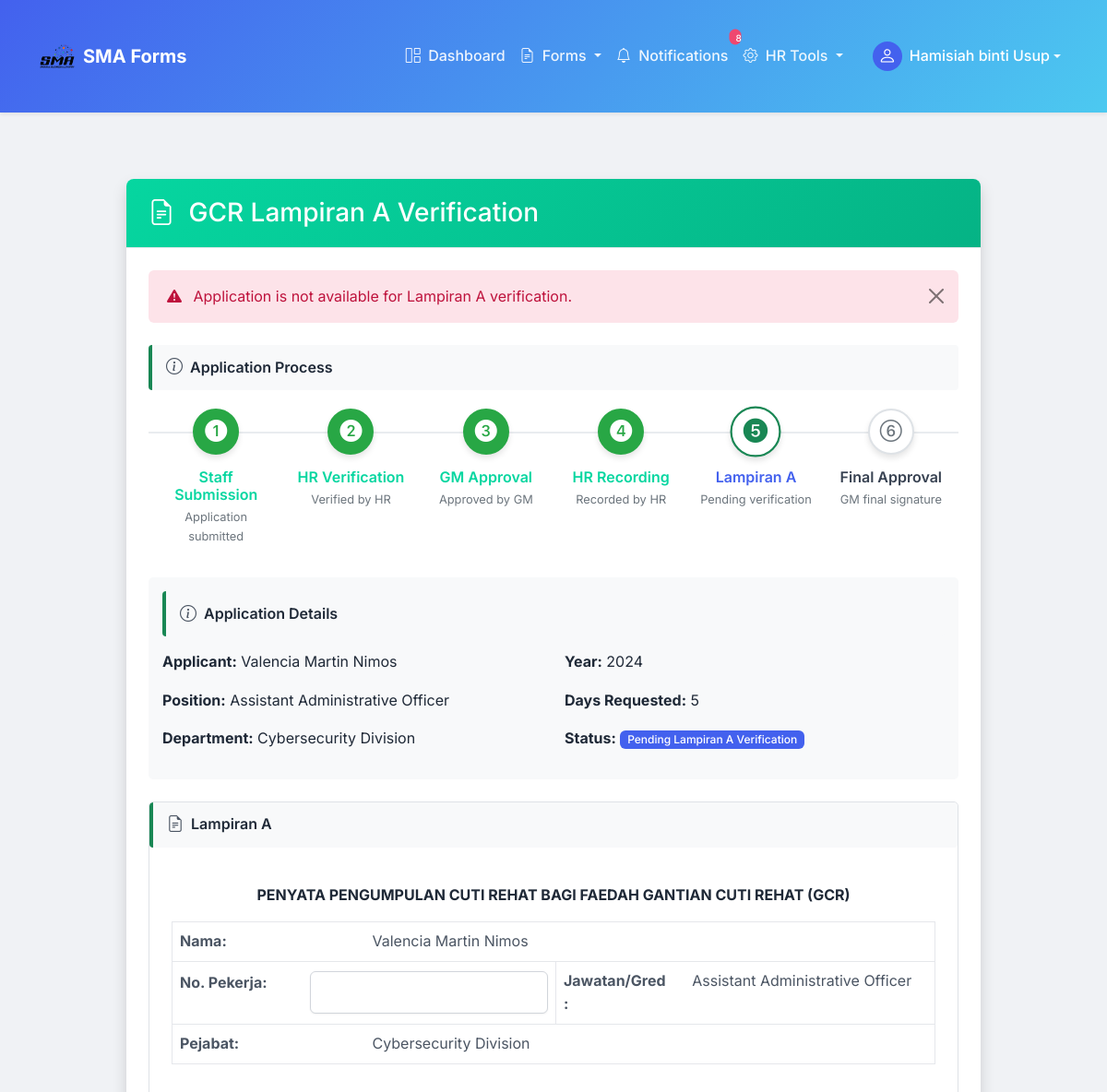
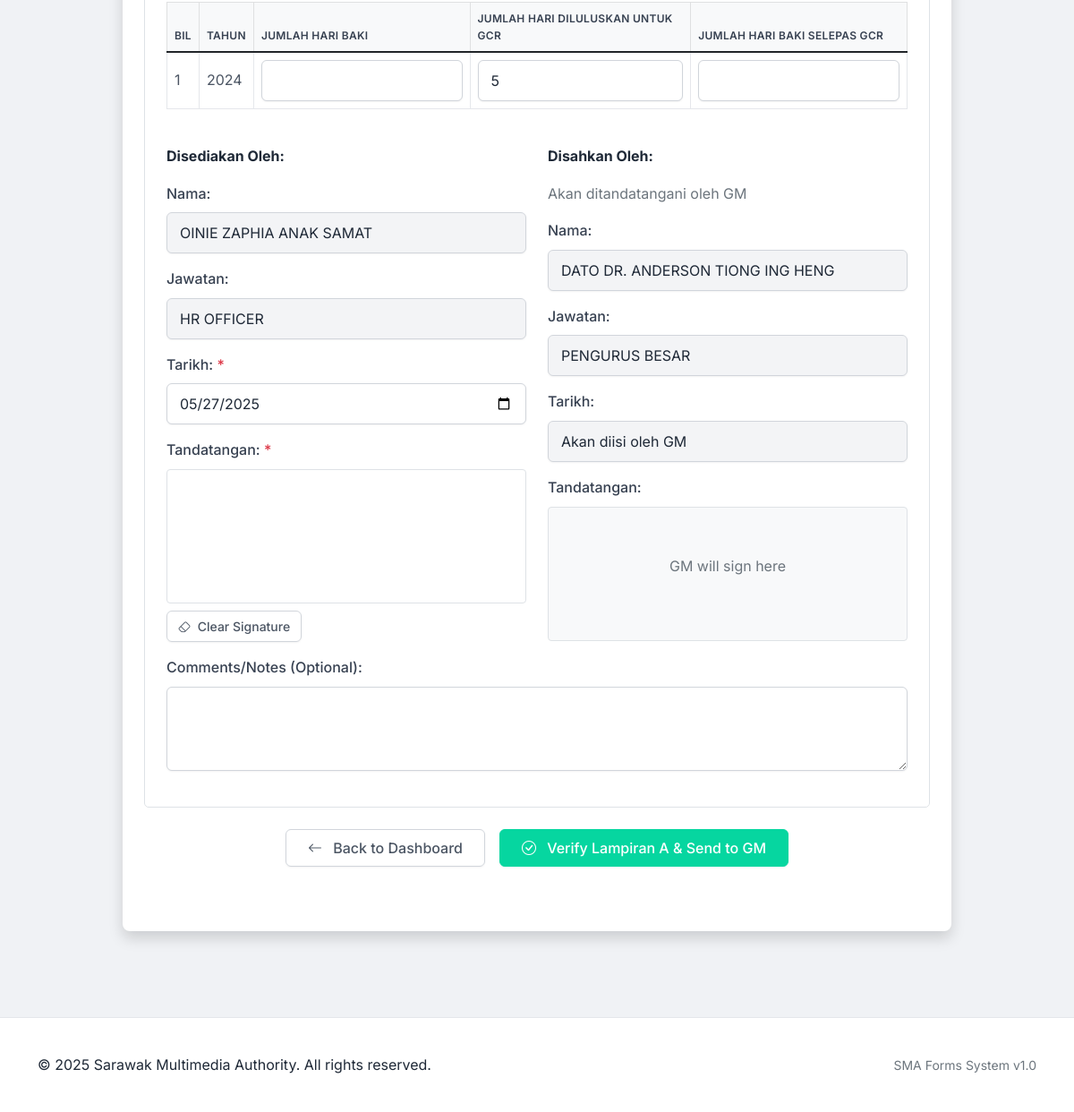
The page /gcr_hr3_verification.php?id=9 (signed in) on the database its author committed (2 pictures, top to bottom).
### tables this page shows
CREATE TABLE `gcr_applications` (
  `id` int(11) NOT NULL,
  `user_id` int(11) NOT NULL,
  `year` int(11) NOT NULL,
  `applicant_name` varchar(100) NOT NULL,
  `applicant_position` varchar(100) NOT NULL,
  `applicant_department` varchar(100) NOT NULL,
  `days_requested` int(11) NOT NULL,
  `signature_data` text NOT NULL,
  `status` enum('pending_submission','pending_hr1','pending_gm','pending_hr2','pending_hr3','pending_gm_final','approved','rejected') NOT NULL DEFAULT 'pending_submission',
  `hr1_id` int(11) DEFAULT NULL,
  `hr1_signature` text DEFAULT NULL,
  `hr1_date` date DEFAULT NULL,
  `gm_decision` enum('approved','rejected') DEFAULT NULL,
  `gm_signature` text DEFAULT NULL,
  `gm_rejection_reason` text DEFAULT NULL,
  `gm_days_approved` int(11) DEFAULT NULL,
  `gm_date` date DEFAULT NULL,
  `hr2_id` int(11) DEFAULT NULL,
  `hr2_signature` text DEFAULT NULL,
  `hr2_date` date DEFAULT NULL,
  `created_at` timestamp NOT NULL DEFAULT current_timestamp(),
  `updated_at` timestamp NOT NULL DEFAULT current_timestamp() ON UPDATE current_timestamp(),
  `gm_comments` text DEFAULT NULL,
  `hr3_id` int(11) DEFAULT NULL,
  `hr3_signature` longtext DEFAULT NULL,
  `hr3_date` date DEFAULT NULL,
  `gm_final_id` int(11) DEFAULT NULL,
  `gm_final_signature` longtext DEFAULT NULL,
  `gm_final_date` date DEFAULT NULL
);

### gcr_hr3_verification.php (the view, shortened to what the rows shown need)
<?php
require_once 'config.php';
require_once 'gcr_controller.php';
$controller = new GCRController();
$error_message = '';
$application_id = isset($_GET['id']) ? intval($_GET['id']) : 0;
if ($application_id > 0) {
    $application = $controller->getApplication($application_id);
    if (!$application || $application['status'] !== 'pending_hr3') {
        $error_message = "Application is not available for Lampiran A verification.";
    }
}
?>
<?php include 'header.php'; ?>
<div class="container my-5">
    <div class="row">
        <div class="col-lg-10 mx-auto">
            <div class="card shadow">
                <div class="card-body">
                    <?php if ($error_message): ?>
                        <div class="alert alert-danger alert-dismissible fade show" role="alert">
                            <i class="bi bi-exclamation-triangle-fill me-2"></i> <?php echo $error_message; ?>
                            <button type="button" class="btn-close" data-bs-dismiss="alert" aria-label="Close"></button>
                        </div>
                    <?php endif; ?>
                    <div class="process-container mb-4">
                        <div class="section-header">
                        </div>
                        <div class="process-steps">
                        </div>
                    </div>
                    <?php if ($application): ?>
                    <div class="application-info mb-4">
                        <div class="section-header">
                            <i class="bi bi-info-circle me-2"></i> Application Details
                        </div>
                        <div class="row">
                            <div class="col-md-6">
                                <p><strong>Applicant:</strong> <?php echo htmlspecialchars($application['applicant_name']); ?></p>
                                <p><strong>Position:</strong> <?php echo htmlspecialchars($application['applicant_position']); ?></p>
                                <p><strong>Department:</strong> <?php echo htmlspecialchars($application['applicant_department']); ?></p>
                            </div>
                            <div class="col-md-6">
                                <p><strong>Year:</strong> <?php echo htmlspecialchars($application['year']); ?></p>
                                <p><strong>Days Requested:</strong> <?php echo htmlspecialchars($application['days_requested']); ?></p>
                                <p><strong>Status:</strong> <span class="badge bg-primary">Pending Lampiran A Verification</span></p>
                            </div>
                        </div>
                    </div>
                    <form id="hr3Form" method="POST" action="" class="needs-validation" novalidate>
                        <div class="form-section" id="lampiranA">
                            <div class="section-header">
                                <i class="bi bi-file-earmark-text me-2"></i> Lampiran A
                            </div>
                            <div class="card-body">
                                <div class="mb-3">
                                    <p class="fw-bold text-center">PENYATA PENGUMPULAN CUTI REHAT BAGI FAEDAH GANTIAN CUTI REHAT (GCR)</p>
                                </div>
                                <div class="table-responsive">
                                    <table class="table table-bordered">
                                        <tr>
                                            <td colspan="2">
                                                <div class="row">
                                                    <div class="col-md-3"><strong>Nama:</strong></div>
                                                    <div class="col-md-9"><?php echo htmlspecialchars($application['applicant_name']); ?></div>
                                                </div>
                                            </td>
                                        </tr>
                                        <tr>
                                            <td>
                                                <div class="row">
                                                    <div class="col-md-4"><strong>No. Pekerja:</strong></div>
                                                    <div class="col-md-8">
                                                        <input type="text" class="form-control" id="employee_id" name="employee_id" required>
                                                    </div>
                                                </div>
                                            </td>
                                            <td>
                                                <div class="row">
                                                    <div class="col-md-4"><strong>Jawatan/Gred:</strong></div>
                                                    <div class="col-md-8"><?php echo htmlspecialchars($application['applicant_position']); ?></div>
                                                </div>
                                            </td>
                                        </tr>
                                        <tr>
                                            <td colspan="2">
                                                <div class="row">
                                                    <div class="col-md-3"><strong>Pejabat:</strong></div>
                                                    <div class="col-md-9"><?php echo htmlspecialchars($application['applicant_department']); ?></div>
                                                </div>
                                            </td>
                                        </tr>
                                    </table>
                                </div>
                                <div class="table-responsive mt-3">
                                    <table class="table table-bordered">
                                        <thead class="table-light">
                                            <tr>
                                                <th>BIL</th>
                                                <th>TAHUN</th>
                                                <th>JUMLAH HARI BAKI</th>
                                                <th>JUMLAH HARI DILULUSKAN UNTUK GCR</th>
                                                <th>JUMLAH HARI BAKI SELEPAS GCR</th>
                                            </tr>
                                        </thead>
                                        <tbody>
                                            <tr>
                                                <td>1</td>
                                                <td><?php echo htmlspecialchars($application['year']); ?></td>
                                                <td>
                                                    <input type="number" class="form-control" id="total_days_balance" name="total_days_balance" min="0" required>
                                                </td>
                                                <td>
                                                    <input type="number" class="form-control" id="gc_days_approved" name="gc_days_approved" min="0" value="<?php echo htmlspecialchars($application['days_requested']); ?>" required>
                                                </td>
                                                <td>
                                                    <input type="number" class="form-control" id="remaining_days" name="remaining_days" min="0" required>
                                                </td>
                                            </tr>
                                        </tbody>
                                    </table>
                                </div>
                                <div class="row mt-4">
                                    <div class="col-md-6">
                                        <div class="mb-3">
                                            <p><strong>Disediakan Oleh:</strong></p>
                                        </div>
                                        <div class="mb-3">
                                            <label class="form-label">Nama:</label>
                                            <input type="text" class="form-control" value="OINIE ZAPHIA ANAK SAMAT" readonly>
                                        </div>
                                        <div class="mb-3">
                                            <label class="form-label">Jawatan:</label>
                                            <input type="text" class="form-control" value="HR OFFICER" readonly>
                                        </div>
                                        <div class="mb-3">
                                            <label class="form-label required-field">Tarikh:</label>
                                            <input type="date" class="form-control" id="verified_date" name="verified_date" value="<?php echo date('Y-m-d'); ?>" required>
                                        </div>
                                        <div class="mb-3">
                                            <label class="form-label required-field">Tandatangan:</label>
                                            <div class="signature-area border rounded p-2">
                                                <canvas id="signatureCanvas" width="400" height="150"></canvas>
                                            </div>
                                            <div class="mt-2">
                                                <button type="button" class="btn btn-sm btn-outline-secondary" id="clearSignature">
                                                    <i class="bi bi-eraser me-1"></i> Clear Signature
                                                </button>
                                            </div>
                                        </div>
                                    </div>
                                    <div class="col-md-6">
                                        <div class="mb-3">
                                            <p><strong>Disahkan Oleh:</strong></p>
                                            <p class="text-muted">Akan ditandatangani oleh GM</p>
                                        </div>
                                        <div class="mb-3">
                                            <label class="form-label">Nama:</label>
                                            <input type="text" class="form-control" value="DATO DR. ANDERSON TIONG ING HENG" readonly>
                                        </div>
                                        <div class="mb-3">
                                            <label class="form-label">Jawatan:</label>
                                            <input type="text" class="form-control" value="PENGURUS BESAR" readonly>
                                        </div>
                                        <div class="mb-3">
                                            <label class="form-label">Tarikh:</label>
                                            <input type="text" class="form-control" value="Akan diisi oleh GM" readonly>
                                        </div>
                                        <div class="mb-3">
                                            <label class="form-label">Tandatangan:</label>
                                            <div class="signature-box border rounded p-3 text-center">
                                                <p class="text-muted">GM will sign here</p>
                                            </div>
                                        </div>
                                    </div>
                                </div>
                                <div class="mb-3">
                                    <label class="form-label">Comments/Notes (Optional):</label>
                                    <textarea class="form-control" id="hr3_comments" name="hr3_comments" rows="3"></textarea>
                                </div>
                            </div>
                        </div>
                        <div class="d-grid gap-2 d-md-flex justify-content-md-center mt-4 mb-5">
                            <a href="dashboard.php" class="btn btn-outline-secondary me-md-2 px-4 py-2">
                                <i class="bi bi-arrow-left me-2"></i> Back to Dashboard
                            </a>
                            <button type="submit" class="btn btn-success px-4 py-2" id="submitBtn">
                                <i class="bi bi-check-circle me-2"></i> Verify Lampiran A & Send to GM
                            </button>
                        </div>
                    </form>
                    <?php endif; ?>
                </div>
            </div>
        </div>
    </div>
</div>
<?php include 'footer.php'; ?>

### rows shown on the page
gcr_applications: status "Application is not available for Lampiran A verification.", applicant_name "Valencia Martin Nimos", applicant_position "Assistant Administrative Officer", applicant_department "Cybersecurity Division", year "2024", days_requested "5", gc_days_approved "5"

### other values the page prints
$notification_count "8"
$_SESSION['user_name'] "Hamisiah binti Usup"
